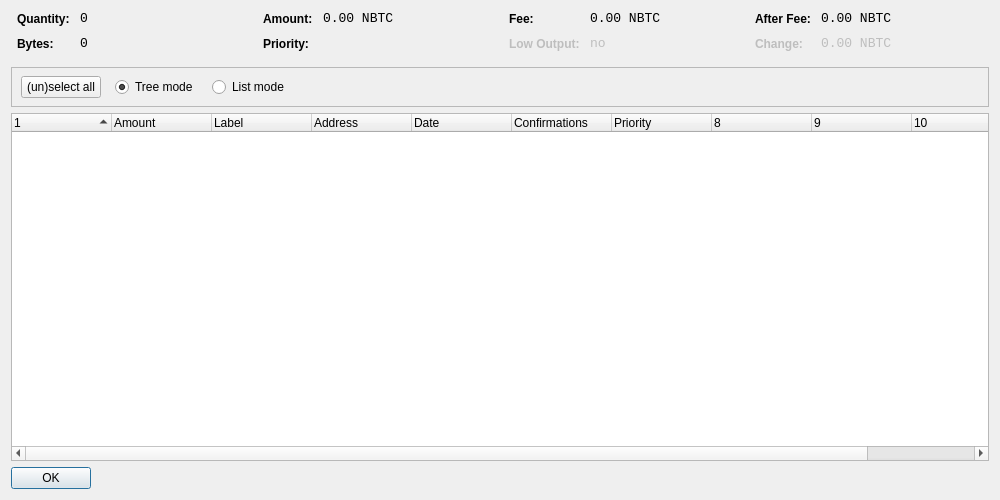
<?xml version="1.0" encoding="UTF-8"?>
<ui version="4.0">
 <class>CoinControlDialog</class>
 <widget class="QDialog" name="CoinControlDialog">
  <property name="geometry">
   <rect>
    <x>0</x>
    <y>0</y>
    <width>1000</width>
    <height>500</height>
   </rect>
  </property>
  <property name="windowTitle">
   <string>Coin Control</string>
  </property>
  <property name="styleSheet">
   <string notr="true">background-image: url(:/images/2s);</string>
  </property>
  <layout class="QVBoxLayout" name="verticalLayout">
   <item>
    <layout class="QHBoxLayout" name="horizontalLayoutTop" stretch="0,0,0,0">
     <property name="topMargin">
      <number>0</number>
     </property>
     <property name="bottomMargin">
      <number>10</number>
     </property>
     <item>
      <layout class="QFormLayout" name="formLayoutCoinControl1">
       <property name="horizontalSpacing">
        <number>10</number>
       </property>
       <property name="verticalSpacing">
        <number>10</number>
       </property>
       <property name="leftMargin">
        <number>6</number>
       </property>
       <property name="rightMargin">
        <number>6</number>
       </property>
       <item row="0" column="0">
        <widget class="QLabel" name="labelCoinControlQuantityText">
         <property name="styleSheet">
          <string notr="true">font-weight:bold;</string>
         </property>
         <property name="text">
          <string>Quantity:</string>
         </property>
        </widget>
       </item>
       <item row="0" column="1">
        <widget class="QLabel" name="labelCoinControlQuantity">
         <property name="font">
          <font>
           <family>Monospace</family>
           <pointsize>10</pointsize>
          </font>
         </property>
         <property name="cursor">
          <cursorShape>IBeamCursor</cursorShape>
         </property>
         <property name="contextMenuPolicy">
          <enum>Qt::ActionsContextMenu</enum>
         </property>
         <property name="text">
          <string notr="true">0</string>
         </property>
         <property name="textInteractionFlags">
          <set>Qt::LinksAccessibleByMouse|Qt::TextSelectableByKeyboard|Qt::TextSelectableByMouse</set>
         </property>
        </widget>
       </item>
       <item row="1" column="0">
        <widget class="QLabel" name="labelCoinControlBytesText">
         <property name="styleSheet">
          <string notr="true">font-weight:bold;</string>
         </property>
         <property name="text">
          <string>Bytes:</string>
         </property>
        </widget>
       </item>
       <item row="1" column="1">
        <widget class="QLabel" name="labelCoinControlBytes">
         <property name="font">
          <font>
           <family>Monospace</family>
           <pointsize>10</pointsize>
          </font>
         </property>
         <property name="cursor">
          <cursorShape>IBeamCursor</cursorShape>
         </property>
         <property name="contextMenuPolicy">
          <enum>Qt::ActionsContextMenu</enum>
         </property>
         <property name="text">
          <string notr="true">0</string>
         </property>
         <property name="textInteractionFlags">
          <set>Qt::LinksAccessibleByMouse|Qt::TextSelectableByKeyboard|Qt::TextSelectableByMouse</set>
         </property>
        </widget>
       </item>
      </layout>
     </item>
     <item>
      <layout class="QFormLayout" name="formLayoutCoinControl2">
       <property name="horizontalSpacing">
        <number>10</number>
       </property>
       <property name="verticalSpacing">
        <number>10</number>
       </property>
       <property name="leftMargin">
        <number>6</number>
       </property>
       <property name="rightMargin">
        <number>6</number>
       </property>
       <item row="0" column="0">
        <widget class="QLabel" name="labelCoinControlAmountText">
         <property name="styleSheet">
          <string notr="true">font-weight:bold;</string>
         </property>
         <property name="text">
          <string>Amount:</string>
         </property>
        </widget>
       </item>
       <item row="0" column="1">
        <widget class="QLabel" name="labelCoinControlAmount">
         <property name="font">
          <font>
           <family>Monospace</family>
           <pointsize>10</pointsize>
          </font>
         </property>
         <property name="cursor">
          <cursorShape>IBeamCursor</cursorShape>
         </property>
         <property name="contextMenuPolicy">
          <enum>Qt::ActionsContextMenu</enum>
         </property>
         <property name="text">
          <string notr="true">0.00 NBTC</string>
         </property>
         <property name="textInteractionFlags">
          <set>Qt::LinksAccessibleByMouse|Qt::TextSelectableByKeyboard|Qt::TextSelectableByMouse</set>
         </property>
        </widget>
       </item>
       <item row="1" column="0">
        <widget class="QLabel" name="labelCoinControlPriorityText">
         <property name="styleSheet">
          <string notr="true">font-weight:bold;</string>
         </property>
         <property name="text">
          <string>Priority:</string>
         </property>
        </widget>
       </item>
       <item row="1" column="1">
        <widget class="QLabel" name="labelCoinControlPriority">
         <property name="font">
          <font>
           <family>Monospace</family>
           <pointsize>10</pointsize>
          </font>
         </property>
         <property name="cursor">
          <cursorShape>IBeamCursor</cursorShape>
         </property>
         <property name="contextMenuPolicy">
          <enum>Qt::ActionsContextMenu</enum>
         </property>
         <property name="text">
          <string/>
         </property>
         <property name="textInteractionFlags">
          <set>Qt::LinksAccessibleByMouse|Qt::TextSelectableByKeyboard|Qt::TextSelectableByMouse</set>
         </property>
        </widget>
       </item>
      </layout>
     </item>
     <item>
      <layout class="QFormLayout" name="formLayoutCoinControl3">
       <property name="horizontalSpacing">
        <number>10</number>
       </property>
       <property name="verticalSpacing">
        <number>10</number>
       </property>
       <property name="leftMargin">
        <number>6</number>
       </property>
       <property name="rightMargin">
        <number>6</number>
       </property>
       <item row="0" column="0">
        <widget class="QLabel" name="labelCoinControlFeeText">
         <property name="styleSheet">
          <string notr="true">font-weight:bold;</string>
         </property>
         <property name="text">
          <string>Fee:</string>
         </property>
        </widget>
       </item>
       <item row="0" column="1">
        <widget class="QLabel" name="labelCoinControlFee">
         <property name="font">
          <font>
           <family>Monospace</family>
           <pointsize>10</pointsize>
          </font>
         </property>
         <property name="cursor">
          <cursorShape>IBeamCursor</cursorShape>
         </property>
         <property name="contextMenuPolicy">
          <enum>Qt::ActionsContextMenu</enum>
         </property>
         <property name="text">
          <string notr="true">0.00 NBTC</string>
         </property>
         <property name="textInteractionFlags">
          <set>Qt::LinksAccessibleByMouse|Qt::TextSelectableByKeyboard|Qt::TextSelectableByMouse</set>
         </property>
        </widget>
       </item>
       <item row="1" column="0">
        <widget class="QLabel" name="labelCoinControlLowOutputText">
         <property name="enabled">
          <bool>false</bool>
         </property>
         <property name="styleSheet">
          <string notr="true">font-weight:bold;</string>
         </property>
         <property name="text">
          <string>Low Output:</string>
         </property>
        </widget>
       </item>
       <item row="1" column="1">
        <widget class="QLabel" name="labelCoinControlLowOutput">
         <property name="enabled">
          <bool>false</bool>
         </property>
         <property name="font">
          <font>
           <family>Monospace</family>
           <pointsize>10</pointsize>
          </font>
         </property>
         <property name="cursor">
          <cursorShape>IBeamCursor</cursorShape>
         </property>
         <property name="contextMenuPolicy">
          <enum>Qt::ActionsContextMenu</enum>
         </property>
         <property name="text">
          <string notr="true">no</string>
         </property>
         <property name="textInteractionFlags">
          <set>Qt::LinksAccessibleByMouse|Qt::TextSelectableByKeyboard|Qt::TextSelectableByMouse</set>
         </property>
        </widget>
       </item>
      </layout>
     </item>
     <item>
      <layout class="QFormLayout" name="formLayoutCoinControl4">
       <property name="horizontalSpacing">
        <number>10</number>
       </property>
       <property name="verticalSpacing">
        <number>10</number>
       </property>
       <property name="leftMargin">
        <number>6</number>
       </property>
       <property name="rightMargin">
        <number>6</number>
       </property>
       <item row="0" column="0">
        <widget class="QLabel" name="labelCoinControlAfterFeeText">
         <property name="styleSheet">
          <string notr="true">font-weight:bold;</string>
         </property>
         <property name="text">
          <string>After Fee:</string>
         </property>
        </widget>
       </item>
       <item row="0" column="1">
        <widget class="QLabel" name="labelCoinControlAfterFee">
         <property name="font">
          <font>
           <family>Monospace</family>
           <pointsize>10</pointsize>
          </font>
         </property>
         <property name="cursor">
          <cursorShape>IBeamCursor</cursorShape>
         </property>
         <property name="contextMenuPolicy">
          <enum>Qt::ActionsContextMenu</enum>
         </property>
         <property name="text">
          <string notr="true">0.00 NBTC</string>
         </property>
         <property name="textInteractionFlags">
          <set>Qt::LinksAccessibleByMouse|Qt::TextSelectableByKeyboard|Qt::TextSelectableByMouse</set>
         </property>
        </widget>
       </item>
       <item row="1" column="0">
        <widget class="QLabel" name="labelCoinControlChangeText">
         <property name="enabled">
          <bool>false</bool>
         </property>
         <property name="styleSheet">
          <string notr="true">font-weight:bold;</string>
         </property>
         <property name="text">
          <string>Change:</string>
         </property>
        </widget>
       </item>
       <item row="1" column="1">
        <widget class="QLabel" name="labelCoinControlChange">
         <property name="enabled">
          <bool>false</bool>
         </property>
         <property name="font">
          <font>
           <family>Monospace</family>
           <pointsize>10</pointsize>
          </font>
         </property>
         <property name="cursor">
          <cursorShape>IBeamCursor</cursorShape>
         </property>
         <property name="contextMenuPolicy">
          <enum>Qt::ActionsContextMenu</enum>
         </property>
         <property name="text">
          <string notr="true">0.00 NBTC</string>
         </property>
         <property name="textInteractionFlags">
          <set>Qt::LinksAccessibleByMouse|Qt::TextSelectableByKeyboard|Qt::TextSelectableByMouse</set>
         </property>
        </widget>
       </item>
      </layout>
     </item>
    </layout>
   </item>
   <item>
    <widget class="QFrame" name="frame">
     <property name="minimumSize">
      <size>
       <width>0</width>
       <height>40</height>
      </size>
     </property>
     <property name="frameShape">
      <enum>QFrame::StyledPanel</enum>
     </property>
     <property name="frameShadow">
      <enum>QFrame::Sunken</enum>
     </property>
     <widget class="QWidget" name="horizontalLayoutWidget">
      <property name="geometry">
       <rect>
        <x>10</x>
        <y>0</y>
        <width>781</width>
        <height>41</height>
       </rect>
      </property>
      <layout class="QHBoxLayout" name="horizontalLayoutPanel" stretch="0,0,0,0">
       <property name="spacing">
        <number>14</number>
       </property>
       <item>
        <widget class="QPushButton" name="pushButtonSelectAll">
         <property name="sizePolicy">
          <sizepolicy hsizetype="Maximum" vsizetype="Fixed">
           <horstretch>0</horstretch>
           <verstretch>0</verstretch>
          </sizepolicy>
         </property>
         <property name="text">
          <string>(un)select all</string>
         </property>
        </widget>
       </item>
       <item>
        <widget class="QRadioButton" name="radioTreeMode">
         <property name="sizePolicy">
          <sizepolicy hsizetype="Maximum" vsizetype="Fixed">
           <horstretch>0</horstretch>
           <verstretch>0</verstretch>
          </sizepolicy>
         </property>
         <property name="text">
          <string>Tree mode</string>
         </property>
         <property name="checked">
          <bool>true</bool>
         </property>
        </widget>
       </item>
       <item>
        <widget class="QRadioButton" name="radioListMode">
         <property name="sizePolicy">
          <sizepolicy hsizetype="Maximum" vsizetype="Fixed">
           <horstretch>0</horstretch>
           <verstretch>0</verstretch>
          </sizepolicy>
         </property>
         <property name="text">
          <string>List mode</string>
         </property>
        </widget>
       </item>
       <item>
        <spacer name="horizontalSpacer">
         <property name="orientation">
          <enum>Qt::Horizontal</enum>
         </property>
         <property name="sizeHint" stdset="0">
          <size>
           <width>40</width>
           <height>20</height>
          </size>
         </property>
        </spacer>
       </item>
      </layout>
     </widget>
    </widget>
   </item>
   <item>
    <widget class="CoinControlTreeWidget" name="treeWidget">
     <property name="contextMenuPolicy">
      <enum>Qt::CustomContextMenu</enum>
     </property>
     <property name="sortingEnabled">
      <bool>false</bool>
     </property>
     <property name="columnCount">
      <number>11</number>
     </property>
     <attribute name="headerShowSortIndicator" stdset="0">
      <bool>true</bool>
     </attribute>
     <attribute name="headerStretchLastSection">
      <bool>false</bool>
     </attribute>
     <column>
      <property name="text">
       <string/>
      </property>
     </column>
     <column>
      <property name="text">
       <string>Amount</string>
      </property>
     </column>
     <column>
      <property name="text">
       <string>Label</string>
      </property>
     </column>
     <column>
      <property name="text">
       <string>Address</string>
      </property>
     </column>
     <column>
      <property name="text">
       <string>Date</string>
      </property>
     </column>
     <column>
      <property name="text">
       <string>Confirmations</string>
      </property>
      <property name="toolTip">
       <string>Confirmed</string>
      </property>
     </column>
     <column>
      <property name="text">
       <string>Priority</string>
      </property>
     </column>
     <column>
      <property name="text">
       <string/>
      </property>
     </column>
     <column>
      <property name="text">
       <string/>
      </property>
     </column>
     <column>
      <property name="text">
       <string/>
      </property>
     </column>
     <column>
      <property name="text">
       <string/>
      </property>
     </column>
    </widget>
   </item>
   <item>
    <widget class="QDialogButtonBox" name="buttonBox">
     <property name="sizePolicy">
      <sizepolicy hsizetype="Maximum" vsizetype="Fixed">
       <horstretch>0</horstretch>
       <verstretch>0</verstretch>
      </sizepolicy>
     </property>
     <property name="orientation">
      <enum>Qt::Horizontal</enum>
     </property>
     <property name="standardButtons">
      <set>QDialogButtonBox::Ok</set>
     </property>
    </widget>
   </item>
  </layout>
 </widget>
 <customwidgets>
  <customwidget>
   <class>CoinControlTreeWidget</class>
   <extends>QTreeWidget</extends>
   <header>coincontroltreewidget.h</header>
  </customwidget>
 </customwidgets>
 <resources/>
 <connections/>
</ui>
